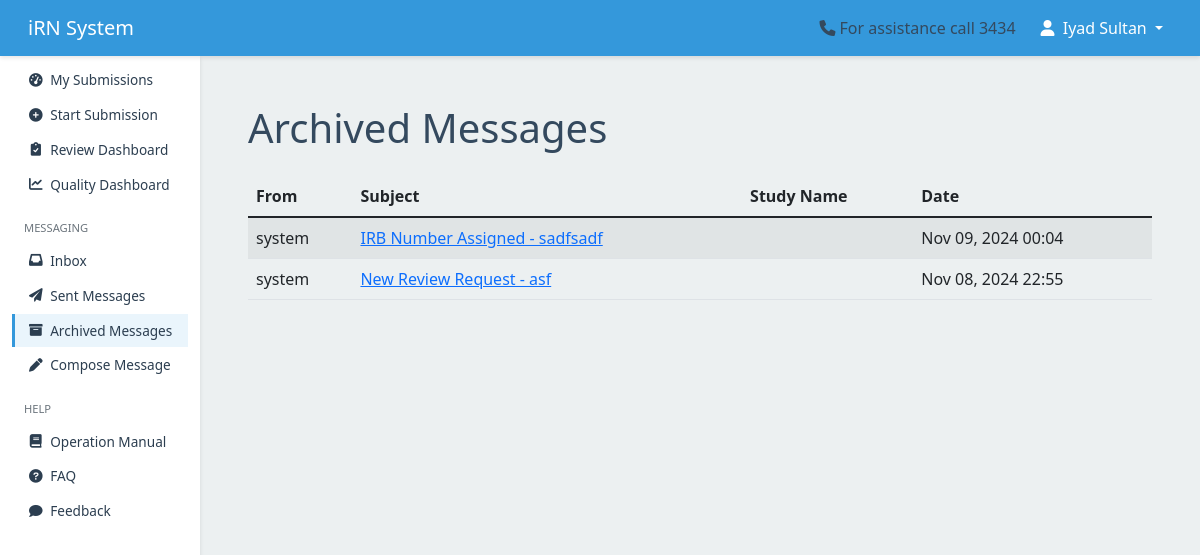
Screenshot of /messaging/archived/ (signed in) with the database file from the repository.
### messaging/models.py (models this page shows, shortened)
class Message(models.Model):
    sender = models.ForeignKey(User, related_name='sent_messages', on_delete=models.CASCADE)
    recipients = models.ManyToManyField(User, related_name='received_messages')
    cc = models.ManyToManyField(User, related_name='cc_messages', blank=True)
    bcc = models.ManyToManyField(User, related_name='bcc_messages', blank=True)
    subject = models.CharField(max_length=255)
    body = models.TextField()
    respond_by = models.DateTimeField(default=get_default_respond_by, blank=True, null=True)
    sent_at = models.DateTimeField(auto_now_add=True)
    is_archived = models.BooleanField(default=False)
    hashtags = models.CharField(max_length=255, blank=True, null=True)
    thread_id = models.UUIDField(default=uuid.uuid4, editable=False, null=True, blank=True)
    related_submission = models.ForeignKey(
        'submission.Submission',
        on_delete=models.SET_NULL,
        null=True,
        blank=True,
        related_name='related_messages'
    )
    objects = MessageManager()
    message_type = models.CharField(
    max_length=20,
        choices=[
            ('decision', 'Decision'),
            ('notification', 'Notification'),
            ('general', 'General'),
        ],
        default='general'
)
    class Meta:
        ordering = ['-sent_at']
    def __str__(self):
        return self.subject

### messaging/views.py (the view)
# urls.py: path('archived/', views.archived_messages, name='archived_messages'),
@login_required
def archived_messages(request):
    messages_list = Message.objects.filter(recipients=request.user, is_archived=True).order_by('-sent_at')
    return render(request, 'messaging/archived_messages.html', {'messages': messages_list})

### messaging/templates/messaging/archived_messages.html (shortened to what this page needs)
{% extends 'users/base.html' %}
{% load messaging_extras %}
{% block content %}
<div class="container mt-4">
    <h1 class="mb-4">Archived Messages</h1>
    <div class="table-responsive">
        <table id="archived-messages-table" class="table table-striped table-hover">
            <thead class="thead-light">
                <tr>
                    <th>From</th>
                    <th>Subject</th>
                    <th>Study Name</th>
                    <th>Date</th>
                </tr>
            </thead>
            <tbody>
                {% for message in messages %}
                <tr>
                    <td>{{ message.sender.username }}</td>
                    <td><a href="{% url 'messaging:view_message' message.id %}">{{ message.subject }}</a></td>
                    <td>{{ message.study_name|default_if_none:"-" }}</td>
                    <td data-order="{{ message.sent_at|date:'Y-m-d H:i:s' }}">{{ message.sent_at|date:"M d, Y H:i" }}</td>
                </tr>
                {% endfor %}
            </tbody>
        </table>
    </div>
</div>
{% endblock %}

### users/templates/users/base.html (shortened to what this page needs)
{% load static %}
<!DOCTYPE html>
<html lang="en">
<head>
    {% load static %}
    <link href="https://cdn.jsdelivr.net/npm/bootstrap@5.1.3/dist/css/bootstrap.min.css" rel="stylesheet">
    <link href="https://cdnjs.cloudflare.com/ajax/libs/font-awesome/6.0.0-beta3/css/all.min.css" rel="stylesheet">
    <link href="https://cdn.jsdelivr.net/npm/select2@4.1.0-rc.0/dist/css/select2.min.css" rel="stylesheet">
    <link href="https://cdn.jsdelivr.net/npm/select2-bootstrap-5-theme@1.3.0/dist/select2-bootstrap-5-theme.min.css" rel="stylesheet">
</head>
<body>
    <nav class="navbar navbar-expand-lg navbar-dark">
        <div class="container-fluid">
            <a class="navbar-brand" href="/">iRN System</a>
            <div class="collapse navbar-collapse justify-content-end" id="navbarNav">
                <span class="me-3"><i class="fas fa-phone me-1"></i>For assistance call 3434</span>
                {% if user.is_authenticated %}
                    <ul class="navbar-nav">
                        <li class="nav-item dropdown">
                            <button class="nav-link dropdown-toggle btn btn-link"
                                    id="userDropdown"
                                    data-bs-toggle="dropdown"
                                    aria-expanded="false">
                                <i class="fas fa-user me-1"></i>
                                {{ user.get_full_name|default:user.username }}
                            </button>
                        </li>
                    </ul>
                {% endif %}
            </div>
        </div>
    </nav>
    <div class="container-fluid">
        <div class="row">
            <nav class="sidebar" id="sidebar">
                <div class="position-sticky">
                    <ul class="nav flex-column">
                        <li class="nav-item">
                            <a class="nav-link {% if request.resolver_match.url_name == 'dashboard' %}active{% endif %}"
                               href="{% url 'submission:dashboard' %}">
                                <i class="fas fa-tachometer-alt"></i>
                                <span>My Submissions</span>
                            </a>
                        </li>
                        <li class="nav-item">
                            <a class="nav-link {% if request.resolver_match.url_name == 'start_submission' %}active{% endif %}"
                               href="{% url 'submission:start_submission' %}">
                                <i class="fas fa-plus-circle"></i>
                                <span>Start Submission</span>
                            </a>
                        </li>
                        <li class="nav-item">
                            {% if request.user.groups.all|dictsort:"name"|join:"," in "IRB,OSAR,RC" %}
                            <a class="nav-link {% if request.resolver_match.url_name == 'review_dashboard' %}active{% endif %}"
                               href="{% url 'review:review_dashboard' %}">
                                <i class="fas fa-clipboard-check"></i>
                                <span>Review Dashboard</span>
                            </a>
                            {% endif %}
                        </li>
                        <li class="nav-item">
                            <a href="{% url 'review:quality_dashboard' %}" class="nav-link">
                                <i class="fas fa-chart-line"></i> Quality Dashboard
                            </a>
                        </li>
                        <li class="nav-item mt-3">
                            <div class="sidebar-heading px-3 py-2 text-muted small text-uppercase">
                                Messaging
                            </div>
                        </li>
                        <li class="nav-item">
                            <a class="nav-link {% if request.resolver_match.url_name == 'inbox' %}active{% endif %}"
                               href="{% url 'messaging:inbox' %}">
                                <i class="fas fa-inbox"></i>
                                <span>Inbox</span>
                            </a>
                        </li>
                        <li class="nav-item">
                            <a class="nav-link {% if request.resolver_match.url_name == 'sent_messages' %}active{% endif %}"
                               href="{% url 'messaging:sent_messages' %}">
                                <i class="fas fa-paper-plane"></i>
                                <span>Sent Messages</span>
                            </a>
                        </li>
                        <li class="nav-item">
                            <a class="nav-link {% if request.resolver_match.url_name == 'archived_messages' %}active{% endif %}"
                               href="{% url 'messaging:archived_messages' %}">
                                <i class="fas fa-archive"></i>
                                <span>Archived Messages</span>
                            </a>
                        </li>
                        <li class="nav-item">
                            <a class="nav-link {% if request.resolver_match.url_name == 'compose_message' %}active{% endif %}"
                               href="{% url 'messaging:compose_message' %}">
                                <i class="fas fa-pen"></i>
                                <span>Compose Message</span>
                            </a>
                        </li>
                        <li class="nav-item mt-3">
                            <div class="sidebar-heading px-3 py-2 text-muted small text-uppercase">
                                Help
                            </div>
                        </li>
                        <li class="nav-item">
                            <a class="nav-link" href="{% url 'users:operation_manual' %}" target="_blank">
                                <i class="fas fa-book"></i>
                                <span>Operation Manual</span>
                            </a>
                        </li>
                        <li class="nav-item">
                            <a class="nav-link" href="{% url 'users:faq' %}">
                                <i class="fas fa-question-circle"></i>
                                <span>FAQ</span>
                            </a>
                        </li>
                        <li class="nav-item">
                            <a class="nav-link" href="{% url 'feedback:submit_feedback' %}">
                                <i class="fas fa-comment"></i>
                                <span>Feedback</span>
                            </a>
                        </li>
                    </ul>
                </div>
            </nav>
            <main class="main-content">
                {% block content %}{% endblock %}
            </main>
        </div>
    </div>
</body>
</html>

### users/templates/users/base.html (style rules this page uses)
:root { --primary-color: #3498db; --secondary-color: #2c3e50; --background-color: #ecf0f1; --text-color: #34495e; --sidebar-width: 200px; --navbar-height: 56px; --shadow-sm: 0 2px 4px rgba(0,0,0,.1); --shadow-md: 0 4px 6px rgba(0,0,0,.1); --transition-default: all 0.3s ease; }
body { font-family: 'Segoe UI', Tahoma, Geneva, Verdana, sans-serif; background-color: var(--background-color); color: var(--text-color); min-height: 100vh; padding-top: var(--navbar-height); }
.navbar { background-color: var(--primary-color); box-shadow: var(--shadow-sm); height: var(--navbar-height); padding: 0 1rem; z-index: 1030; position: fixed; top: 0; right: 0; left: 0; }
.navbar-brand, .navbar-nav .nav-link { color: white !important; }
.sidebar { position: fixed; top: var(--navbar-height); left: 0; width: var(--sidebar-width); height: calc(100vh - var(--navbar-height)); background-color: white; box-shadow: var(--shadow-sm); padding-top: 0.5rem; z-index: 1020; overflow-y: auto; }
.sidebar .nav-link { color: var(--secondary-color); padding: 0.4rem 0.75rem; border-left: 3px solid transparent; transition: var(--transition-default); display: flex; align-items: center; gap: 0.35rem; font-size: 0.85rem; margin-bottom: 0.1rem; }
.sidebar .nav-link:hover, .sidebar .nav-link.active { background-color: rgba(52, 152, 219, 0.1); border-left-color: var(--primary-color); }
.sidebar .nav-link i { width: 1.1rem; text-align: center; }
.sidebar-heading { padding: 0.3rem 0.75rem !important; margin-bottom: 0.2rem !important; font-size: 0.7rem !important; }
.sidebar .nav-item.mt-3 { margin-top: 0.75rem !important; }
.main-content { margin-left: var(--sidebar-width); padding: 1.5rem; min-height: calc(100vh - var(--navbar-height)); width: calc(100% - var(--sidebar-width)); }
.table td { vertical-align: middle; }

### rows the page displays
Message: sender.username "system", subject "IRB Number Assigned - sadfsadf", sent_at "Nov 09, 2024 00:04"
Message: sender.username "system", subject "New Review Request - asf", sent_at "Nov 08, 2024 22:55"

### other values shown
{{ user.get_full_name|default:user.username }} "Iyad Sultan"
